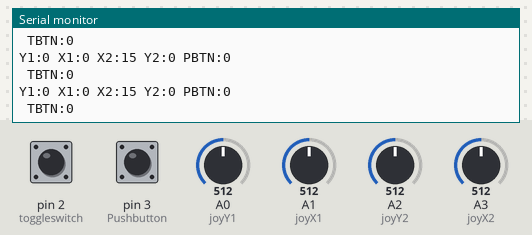
This sketch was run on a simulated Arduino Uno, built with avr-gcc and run on an emulated ATmega328P. On the bench: the last lines printed to the serial monitor. The inputs (shaded band) are chosen by the test bench; at power-on: A0 (joyY1) = 512, A1 (joyX1) = 512, A2 (joyY2) = 512, pin 2 (toggleswitch) LOW, pin 3 (Pushbutton) LOW, A3 (joyX2) = 512. No radio packets arrive unless stated.

Above: at 1.2 s.
1.3 s: A0 (joyY1) set to 524
At 2.3 s:
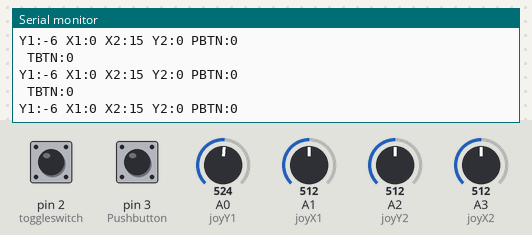
4.3 s: A1 (joyX1) set to 540
At 5.4 s:
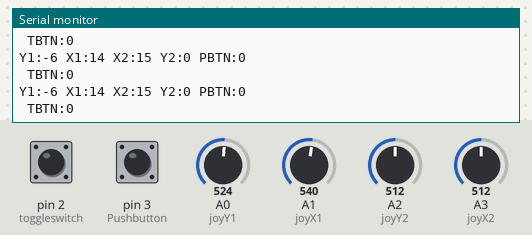
7.3 s: A2 (joyY2) set to 521
At 7.8 s:
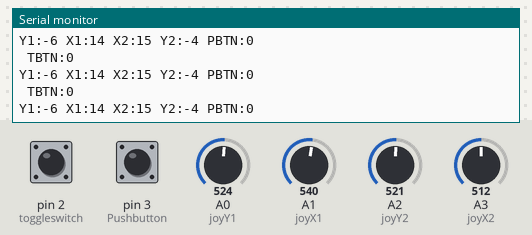

Measured:
- the behaviour switches between 513 and 514 on A0 (joyY1) (found by bisection; images 0 and 1)
- the behaviour switches between 531 and 532 on A1 (joyX1) (found by bisection; images 1 and 2)
- the behaviour switches between 513 and 514 on A2 (joyY2) (found by bisection; images 2 and 3)
- after the input at 1.3 s, the serial monitor: prints a new line after 0.07 s (image 1)
- after the input at 4.3 s, the serial monitor: prints a new line after 0.07 s (image 2)
- after the input at 7.3 s, the serial monitor: prints a new line after 0.06 s (image 3)

The sketch:

firerobottransmitter.ino
```cpp
#include "Arduino.h"
#include <SPI.h>
#include <RF24.h>


// Joystick connections
const int joyX1 = A1;
const int joyY1 = A0;
const int joyX2 = A3;
const int joyY2 = A2 ;
const int Pushbutton = 3 ;
const int toggleswitch = 2 ;


int analogX1 = 0;
int analogY1 = 0;
int analogX2 = 0;
int analogY2 = 0;
int Pushbuttonstate = 0 ;
int toggleswitchstate = 0 ;

int outMessage[5];

// NRF24L01 configuration (matches receiver)
RF24 radio(9, 10);
const uint64_t pipeOut = 0xE8E8F0F0E1LL;

void setup() {
  Serial.begin(9600);
  Serial.println("TRANSMITTER STARTED");

  // Initialize inputs
  pinMode(joyX1, INPUT);
  pinMode(joyY1, INPUT);
  pinMode(joyX2, INPUT);
  pinMode(joyY2, INPUT);
  pinMode(Pushbutton, INPUT);
  pinMode(toggleswitch, INPUT);


  // Initialize radio
  radio.begin();
  radio.setAutoAck(false);
  radio.setPALevel(RF24_PA_LOW);  // Must match receiver
  radio.setDataRate(RF24_250KBPS); // Must match receiver
  radio.setChannel(110);           // Must match receiver
  radio.openWritingPipe(pipeOut);
  radio.stopListening();
}

void loop() {
  // Read and map joystick values
  analogX1 = map(analogRead(joyX1), 0, 1023, -255, 255);
  analogY1 = map(analogRead(joyY1), 0, 1023, 255, -255);
  analogX2 = map(analogRead(joyX2), 0, 1023, -225, 255);
  analogY2 = map(analogRead(joyY2), 0, 1023, 255, -255);
  Pushbuttonstate = digitalRead(Pushbutton);
  toggleswitchstate = digitalRead(toggleswitch);


  // Store values in message array
  outMessage[0] = analogY1;
  outMessage[1] = analogX1;
  outMessage[2] = analogX2;
  outMessage[3] = analogY2;
  outMessage[4] = Pushbuttonstate ;
  outMessage[5] = toggleswitchstate ;

  // Transmit data
  if (!radio.write(outMessage, sizeof(outMessage))) {
    Serial.println("Transmission failed");
  } else {
    // Debug output
    Serial.print("Y1:");
    Serial.print(analogY1);
    Serial.print(" X1:");
    Serial.print(analogX1);
    Serial.print(" X2:");
    Serial.print(analogX2);
    Serial.print(" Y2:");
    Serial.print(analogY2);
    Serial.print(" PBTN:");
    Serial.println(Pushbuttonstate);
    Serial.print(" TBTN:");
    Serial.println(toggleswitchstate);

  }

  delay(20); // Prevent flooding
}
```
